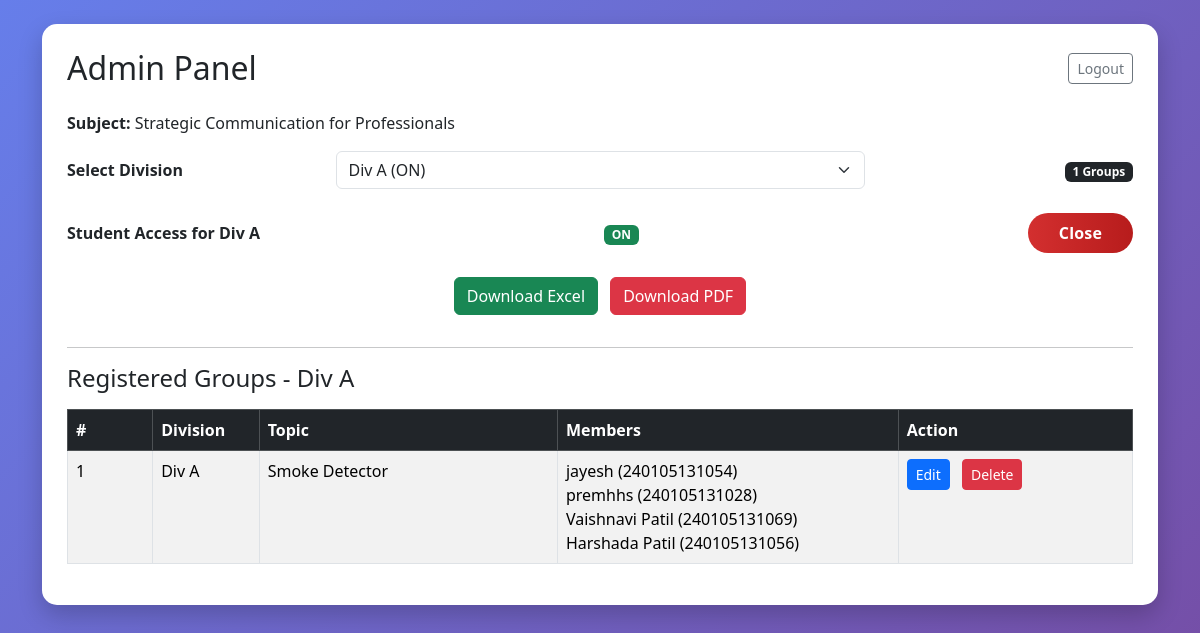
/admin (signed in), run on the app's committed database.
### app.py (models this page shows)
class Group(db.Model):
    __tablename__ = "groups"
    id = db.Column(db.Integer, primary_key=True)
    subject = db.Column(db.String(100), nullable=False, default=DEFAULT_SUBJECT_KEY, index=True)
    division = db.Column(db.String(1), nullable=False, default=DEFAULT_DIVISION, index=True)
    topic = db.Column(db.String(200))
    m1_name = db.Column(db.String(100))
    m1_prn = db.Column(db.String(100))
    m2_name = db.Column(db.String(100))
    m2_prn = db.Column(db.String(100))
    m3_name = db.Column(db.String(100))
    m3_prn = db.Column(db.String(100))
    m4_name = db.Column(db.String(100))
    m4_prn = db.Column(db.String(100))

### app.py (the view, shortened to what this page needs)
@app.route("/admin", methods=["GET", "POST"])
def admin():
    if request.method == "POST" and "password" in request.form:
        if request.form["password"] == ADMIN_PASSWORD:
            session["is_admin"] = True
            return redirect(url_for("admin", division=get_selected_division(allow_all=True)))
        return render_template("admin_login.html", error="Wrong Password!")
    if not session.get("is_admin"):
        return render_template("admin_login.html")
    selected_subject_key = get_selected_subject_key()
    selected_subject = SUBJECTS_BY_KEY[selected_subject_key]
    selected_division = get_selected_division(allow_all=True)
    groups = get_groups_for_scope(selected_subject_key, selected_division)
    division_access_map = get_division_access_map()
    selected_division_is_specific = selected_division != ALL_DIVISIONS_KEY
    division_is_open = (
        division_access_map.get(selected_division, True) if selected_division_is_specific else None
    )
    return render_template(
        "admin.html",
        groups=groups,
        selected_subject=selected_subject,
        selected_division=selected_division,
        selected_division_is_specific=selected_division_is_specific,
        divisions=DIVISIONS,
        all_divisions_key=ALL_DIVISIONS_KEY,
        division_access_map=division_access_map,
        division_is_open=division_is_open,
    )

### app.py (called while the page is built)
def get_selected_subject_key():
    return DEFAULT_SUBJECT_KEY

def normalize_division(division, allow_all=False):
    value = (division or "").strip().upper()
    if allow_all and value == ALL_DIVISIONS_KEY.upper():
        return ALL_DIVISIONS_KEY
    if value in DIVISIONS:
        return value
    return DEFAULT_DIVISION

def get_selected_division(allow_all=False):
    raw_division = request.values.get("division")
    return normalize_division(raw_division, allow_all=allow_all)

def get_groups_for_scope(subject_key, division):
    query = Group.query.filter_by(subject=subject_key)
    if division != ALL_DIVISIONS_KEY:
        query = query.filter_by(division=division)
    return query.order_by(Group.id.asc()).all()

def get_division_access_map():
    division_access_map = {division: True for division in DIVISIONS}
    for row in DivisionAccess.query.all():
        if row.division in division_access_map:
            division_access_map[row.division] = bool(row.is_open)
    return division_access_map

### templates/admin.html (shortened to what this page needs)
<!DOCTYPE html>
<html>
<head>
    <link href="https://cdn.jsdelivr.net/npm/bootstrap@5.3.2/dist/css/bootstrap.min.css" rel="stylesheet">
</head>
<body class="p-4">
<div class="container">
    <div class="admin-card">
        <div class="d-flex flex-wrap align-items-center justify-content-between gap-2 mb-4">
            <h2 class="m-0">Admin Panel</h2>
            <form action="{{ url_for('admin_logout') }}" method="POST">
                <button type="submit" class="btn btn-outline-secondary btn-sm">Logout</button>
            </form>
        </div>
        <div class="mb-3">
            <strong>Subject:</strong> {{ selected_subject.name }}
        </div>
        <form method="GET" action="{{ url_for('admin') }}" class="row g-2 align-items-center mb-4">
            <div class="col-12 col-md-3">
                <label for="division" class="form-label mb-0 fw-semibold">Select Division</label>
            </div>
            <div class="col-12 col-md-6">
                <select class="form-select" id="division" name="division" onchange="this.form.submit()">
                    {% for division in divisions %}
                    <option value="{{ division }}" {% if division == selected_division %}selected{% endif %}>
                        Div {{ division }} {% if division_access_map.get(division, True) %}(ON){% else %}(OFF){% endif %}
                    </option>
                    {% endfor %}
                </select>
            </div>
            <div class="col-12 col-md-3 text-md-end">
                <span class="badge text-bg-dark">{{ groups|length }} Groups</span>
            </div>
        </form>
        {% if selected_division_is_specific %}
        <div class="row g-2 align-items-center mb-4">
            <div class="col-12 col-md-6">
                <strong>Student Access for Div {{ selected_division }}</strong>
            </div>
            <div class="col-12 col-md-3">
                {% if division_is_open %}
                <span class="badge text-bg-success">ON</span>
                {% else %}
                <span class="badge text-bg-danger">OFF</span>
                {% endif %}
            </div>
            <div class="col-12 col-md-3 text-md-end">
                <form method="POST" action="{{ url_for('admin', division=selected_division) }}">
                    {% if division_is_open %}
                    <button type="submit" class="access-toggle-btn close">Close</button>
                    {% else %}
                    <input type="hidden" name="is_open" value="1">
                    <button type="submit" class="access-toggle-btn open">Open</button>
                    {% endif %}
                </form>
            </div>
        </div>
        {% else %}
        <div class="alert alert-info mb-4">
            Access toggle works division-wise. Select a specific division (A-E) to Open/Close the form.
        </div>
        {% endif %}
        <div class="text-center mb-4">
            <a href="{{ url_for('download_excel', division=selected_division) }}" class="btn btn-success me-2 mb-2">
                Download Excel
            </a>
            <a href="{{ url_for('download_pdf', division=selected_division) }}" class="btn btn-danger mb-2">
                Download PDF
            </a>
        </div>
        <hr>
        <h4 class="mb-3">
            Registered Groups -
            {% if selected_division == all_divisions_key %}
                All Divisions
            {% else %}
                Div {{ selected_division }}
            {% endif %}
        </h4>
        <div class="table-responsive">
            <table class="table table-bordered table-striped">
                <thead class="table-dark">
                    <tr>
                        <th style="width:8%">#</th>
                        <th style="width:10%">Division</th>
                        <th style="width:28%">Topic</th>
                        <th style="width:32%">Members</th>
                        <th style="width:22%">Action</th>
                    </tr>
                </thead>
                <tbody>
                {% for g in groups %}
                    <tr>
                        <td>{{ g.id }}</td>
                        <td>Div {{ g.division }}</td>
                        <td>{{ g.topic }}</td>
                        <td>
                            {% if g.m1_name %}{{ g.m1_name }} ({{ g.m1_prn }})<br>{% endif %}
                            {% if g.m2_name %}{{ g.m2_name }} ({{ g.m2_prn }})<br>{% endif %}
                            {% if g.m3_name %}{{ g.m3_name }} ({{ g.m3_prn }})<br>{% endif %}
                            {% if g.m4_name %}{{ g.m4_name }} ({{ g.m4_prn }}){% endif %}
                        </td>
                        <td>
                            <a href="{{ url_for('edit_group', group_id=g.id, division=g.division, selected_division=selected_division) }}" class="btn btn-primary btn-sm me-2 mb-1">
                                Edit
                            </a>
                            <form action="{{ url_for('delete_group', group_id=g.id) }}"
                                  method="POST"
                                  style="display:inline;"
                                  onsubmit="return confirm('Are you sure you want to delete this group?');">
                                <button type="submit" class="btn btn-danger btn-sm mb-1">
                                    Delete
                                </button>
                            </form>
                        </td>
                    </tr>
                {% else %}
                    <tr>
                        <td colspan="5" class="text-center">
                            No groups registered for the selected division.
                        </td>
                    </tr>
                {% endfor %}
                </tbody>
            </table>
        </div>
    </div>
</div>
</body>
</html>

### templates/admin.html (style rules this page uses)
body { background: linear-gradient(135deg, #667eea, #764ba2); min-height: 100vh; }
.admin-card { background: white; border-radius: 15px; padding: 25px; box-shadow: 0 10px 25px rgba(0,0,0,0.2); }
.access-toggle-btn { border: none; border-radius: 999px; padding: 8px 16px; min-width: 105px; font-weight: 700; letter-spacing: 0.2px; color: #fff; transition: transform 0.15s ease, opacity 0.15s ease; }
.access-toggle-btn.close { background: linear-gradient(90deg, #d32f2f, #b71c1c); }

### data on the page
Group: id "1", division "A", topic "Smoke Detector", m1_name "jayesh", m1_prn "240105131054", m2_name "premhhs", m2_prn "240105131028", m3_name "Vaishnavi Patil", m3_prn "240105131069", m4_name "Harshada Patil", m4_prn "240105131056"

### other printed values
{{ selected_subject.name }} "Strategic Communication for Professionals"
{{ groups|length }} "1"
{{ selected_division }} "A"
